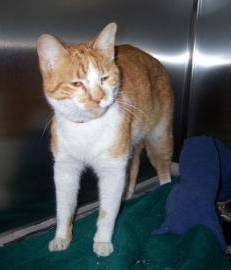
#> input picture demo/bi_classifier_data/training/cat/cat.115.jpg, 231 x 270 px; its folder holds only this picture in this run
$ python cnn_bi_classifier_resize_img.py   (older library calls are emulated)
#> lines starting #> are read from the running program, lines starting #| are printed output that depends on the picture
from PIL import Image
import os
from os import path

current_dir = os.path.dirname(__file__)
current_dir = current_dir if current_dir is not '' else '.'

train_data_dir = current_dir + '/bi_classifier_data/training'
validation_data_dir = current_dir + '/bi_classifier_data/validation'
test_data_dir = current_dir + '/bi_classifier_data/testing'


def resize(file):
    print('resizing ' + file)
    img = Image.open(file)
#> img is the input picture: PIL image 231x270 RGB; mean R, G, B 81.3, 84.8, 86.7
    img = img.resize((150, 150), Image.ANTIALIAS)
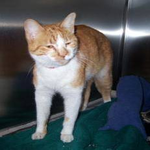
#> img: PIL image 150x150 RGB; mean R, G, B 81.3, 84.8, 86.7
    img.save(file)


def resizeAllInFolder(folder):
    for dir in os.listdir(folder):
        dir = train_data_dir + '/' + dir
        if os.path.isdir(dir):
            for file in os.listdir(dir):
                file = dir + '/' + file
                if os.path.isfile(file):
                    resize(file)
#> pass 2 of the loop in resizeAllInFolder, `for dir in os.listdir(folder):`:
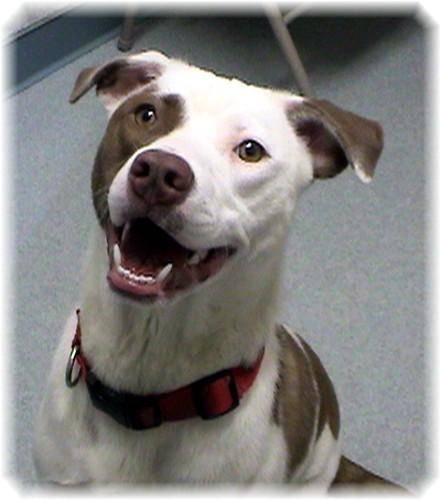
#> input picture demo/bi_classifier_data/training/dog/dog.101.jpg, 440 x 500 px
#> in resize, img is the input picture: PIL image 440x500 RGB; mean R, G, B 130.4, 128.8, 127.4
#> in resize (call 2), `img = img.resize((150, 150), Image.ANTIALIAS)`:
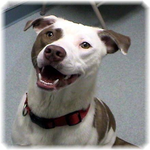
#> img: PIL image 150x150 RGB; mean R, G, B 130.3, 128.8, 127.4


resizeAllInFolder(train_data_dir)
resizeAllInFolder(validation_data_dir)
#> (the run stopped early here; a loop or call above may not have finished)
